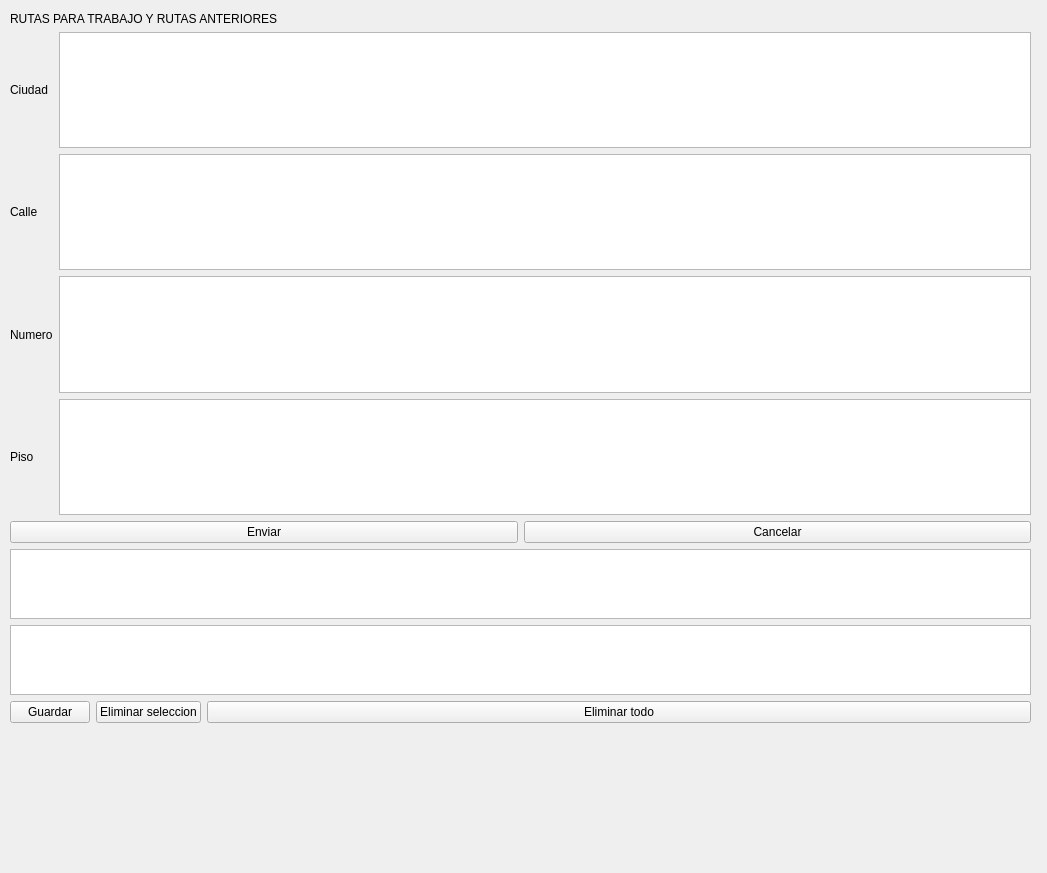
<?xml version="1.0" encoding="UTF-8"?>
<ui version="4.0">
 <class>Form</class>
 <widget class="QWidget" name="Form">
  <property name="geometry">
   <rect>
    <x>0</x>
    <y>0</y>
    <width>1047</width>
    <height>873</height>
   </rect>
  </property>
  <property name="windowTitle">
   <string>Form</string>
  </property>
  <widget class="QWidget" name="verticalLayoutWidget">
   <property name="geometry">
    <rect>
     <x>10</x>
     <y>12</y>
     <width>1021</width>
     <height>711</height>
    </rect>
   </property>
   <layout class="QVBoxLayout" name="verticalLayout">
    <item>
     <widget class="QLabel" name="label">
      <property name="text">
       <string>RUTAS PARA TRABAJO Y RUTAS ANTERIORES</string>
      </property>
     </widget>
    </item>
    <item>
     <layout class="QGridLayout" name="gridLayout">
      <item row="3" column="0">
       <widget class="QLabel" name="label_5">
        <property name="text">
         <string>Piso</string>
        </property>
       </widget>
      </item>
      <item row="1" column="1">
       <widget class="QTextEdit" name="textEdit_3">
        <property name="sizePolicy">
         <sizepolicy hsizetype="MinimumExpanding" vsizetype="Maximum">
          <horstretch>0</horstretch>
          <verstretch>0</verstretch>
         </sizepolicy>
        </property>
       </widget>
      </item>
      <item row="3" column="1">
       <widget class="QTextEdit" name="textEdit_2"/>
      </item>
      <item row="2" column="0">
       <widget class="QLabel" name="label_4">
        <property name="text">
         <string>Numero</string>
        </property>
       </widget>
      </item>
      <item row="0" column="0">
       <widget class="QLabel" name="label_6">
        <property name="text">
         <string>Ciudad</string>
        </property>
       </widget>
      </item>
      <item row="2" column="1">
       <widget class="QTextEdit" name="textEdit"/>
      </item>
      <item row="1" column="0">
       <widget class="QLabel" name="label_3">
        <property name="text">
         <string>Calle</string>
        </property>
       </widget>
      </item>
      <item row="0" column="1">
       <widget class="QTextEdit" name="textEdit_4">
        <property name="sizePolicy">
         <sizepolicy hsizetype="MinimumExpanding" vsizetype="Maximum">
          <horstretch>0</horstretch>
          <verstretch>0</verstretch>
         </sizepolicy>
        </property>
       </widget>
      </item>
     </layout>
    </item>
    <item>
     <layout class="QHBoxLayout" name="horizontalLayout_2">
      <item>
       <widget class="QPushButton" name="pushButton_3">
        <property name="text">
         <string>Enviar</string>
        </property>
       </widget>
      </item>
      <item>
       <widget class="QPushButton" name="pushButton_4">
        <property name="text">
         <string>Cancelar</string>
        </property>
       </widget>
      </item>
     </layout>
    </item>
    <item>
     <widget class="QListView" name="listView_2"/>
    </item>
    <item>
     <widget class="QListView" name="listView"/>
    </item>
    <item>
     <layout class="QGridLayout" name="gridLayout_2">
      <item row="0" column="0">
       <widget class="QPushButton" name="pushButton">
        <property name="sizePolicy">
         <sizepolicy hsizetype="Maximum" vsizetype="Fixed">
          <horstretch>0</horstretch>
          <verstretch>0</verstretch>
         </sizepolicy>
        </property>
        <property name="text">
         <string>Guardar</string>
        </property>
       </widget>
      </item>
      <item row="0" column="1">
       <widget class="QPushButton" name="pushButton_2">
        <property name="sizePolicy">
         <sizepolicy hsizetype="Maximum" vsizetype="Fixed">
          <horstretch>0</horstretch>
          <verstretch>0</verstretch>
         </sizepolicy>
        </property>
        <property name="text">
         <string>Eliminar seleccion</string>
        </property>
       </widget>
      </item>
      <item row="0" column="2">
       <widget class="QPushButton" name="pushButton_5">
        <property name="text">
         <string>Eliminar todo</string>
        </property>
       </widget>
      </item>
     </layout>
    </item>
    <item>
     <layout class="QHBoxLayout" name="horizontalLayout"/>
    </item>
   </layout>
  </widget>
 </widget>
 <resources/>
 <connections>
  <connection>
   <sender>pushButton_2</sender>
   <signal>clicked()</signal>
   <receiver>listView</receiver>
   <slot>clearSelection()</slot>
   <hints>
    <hint type="sourcelabel">
     <x>222</x>
     <y>702</y>
    </hint>
    <hint type="destinationlabel">
     <x>424</x>
     <y>659</y>
    </hint>
   </hints>
  </connection>
  <connection>
   <sender>pushButton_5</sender>
   <signal>clicked()</signal>
   <receiver>listView</receiver>
   <slot>reset()</slot>
   <hints>
    <hint type="sourcelabel">
     <x>584</x>
     <y>692</y>
    </hint>
    <hint type="destinationlabel">
     <x>605</x>
     <y>642</y>
    </hint>
   </hints>
  </connection>
 </connections>
</ui>
